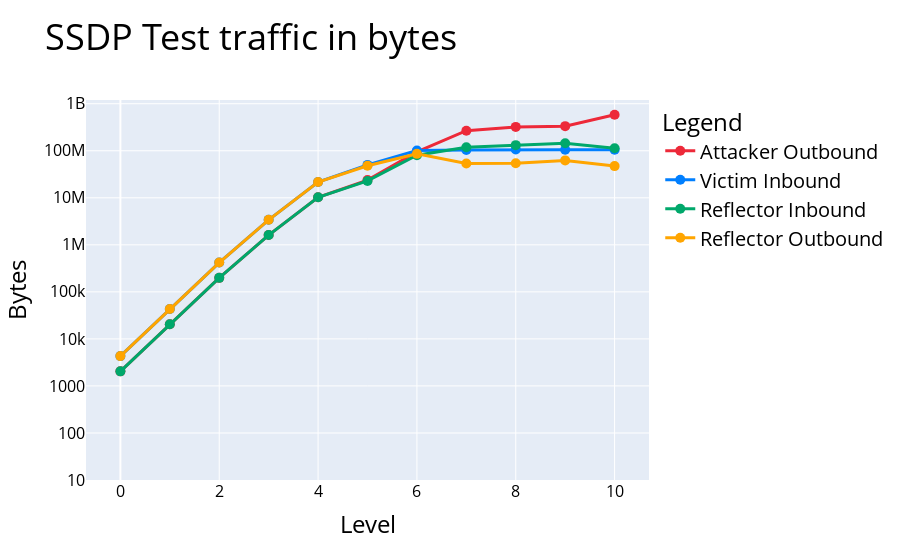

Write notebook code for a chart like this one.
### Markdown cell above
### Plotting

### Code cell
PlotLevelAttackData(attackerStats,victimStats,reflectorStats,Protocol,BytesOrPackets,Tool)

### Figure 1 — Plotly figure (JSON) as saved in the notebook; plotly's stock layout.template omitted (floating-point values rounded to 4 significant figures)
{"data": [{"hovertemplate": "variable=Attacker Outbound<br>Level=%{x}<br>value=%{y}<extra></extra>", "legendgroup": "Attacker Outbound", "line": {"color": "#ED2939", "dash": "solid", "width": 3}, "marker": {"size": 10, "symbol": "circle"}, "mode": "lines+markers", "name": "Attacker Outbound", "orientation": "v", "showlegend": true, "type": "scatter", "x": [0, 1, 2, 3, 4, 5, 6, 7, 8, 9, 10], "xaxis": "x", "y": [2040, 20400, 198696, 1611736, 10255760, 23774432, 95273848, 266397072, 321798712, 333780584, 582204032], "yaxis": "y"}, {"hovertemplate": "variable=Victim Inbound<br>Level=%{x}<br>value=%{y}<extra></extra>", "legendgroup": "Victim Inbound", "line": {"color": "#007FFF", "dash": "solid", "width": 3}, "marker": {"size": 10, "symbol": "circle"}, "mode": "lines+markers", "name": "Victim Inbound", "orientation": "v", "showlegend": true, "type": "scatter", "x": [0, 1, 2, 3, 4, 5, 6, 7, 8, 9, 10], "xaxis": "x", "y": [4305, 43050, 419307, 3401237, 21642670, 50067724, 101404275, 104109537, 106204924, 105126378, 105498043], "yaxis": "y"}, {"hovertemplate": "variable=Reflector Inbound<br>Level=%{x}<br>value=%{y}<extra></extra>", "legendgroup": "Reflector Inbound", "line": {"color": "#00A86B", "dash": "solid", "width": 3}, "marker": {"size": 10, "symbol": "circle"}, "mode": "lines+markers", "name": "Reflector Inbound", "orientation": "v", "showlegend": true, "type": "scatter", "x": [0, 1, 2, 3, 4, 5, 6, 7, 8, 9, 10], "xaxis": "x", "y": [2040, 20400, 198696, 1611736, 10255760, 22827056, 80468344, 118981640, 131557152, 144814840, 112598072], "yaxis": "y"}, {"hovertemplate": "variable=Reflector Outbound<br>Level=%{x}<br>value=%{y}<extra></extra>", "legendgroup": "Reflector Outbound", "line": {"color": "orange", "dash": "solid", "width": 3}, "marker": {"size": 10, "symbol": "circle"}, "mode": "lines+markers", "name": "Reflector Outbound", "orientation": "v", "showlegend": true, "type": "scatter", "x": [0, 1, 2, 3, 4, 5, 6, 7, 8, 9, 10], "xaxis": "x", "y": [4305, 43050, 419307, 3401237, 21642670, 48068195, 85919764, 53743907, 54328526, 62381746, 47210926], "yaxis": "y"}], "layout": {"legend": {"font": {"color": "black", "size": 20}, "title": {"font": {"color": "black", "size": 24}, "text": "Legend"}, "tracegroupgap": 0}, "title": {"font": {"color": "black", "size": 36}, "text": "SSDP Test traffic in bytes"}, "xaxis": {"anchor": "y", "domain": [0, 1], "tickfont": {"color": "black", "size": 16}, "title": {"font": {"color": "black", "size": 24}, "text": "Level"}}, "yaxis": {"anchor": "x", "domain": [0, 1], "range": [1, 9.079], "tickfont": {"color": "black", "size": 16}, "title": {"font": {"color": "black", "size": 24}, "text": "Bytes"}, "type": "log"}}}
